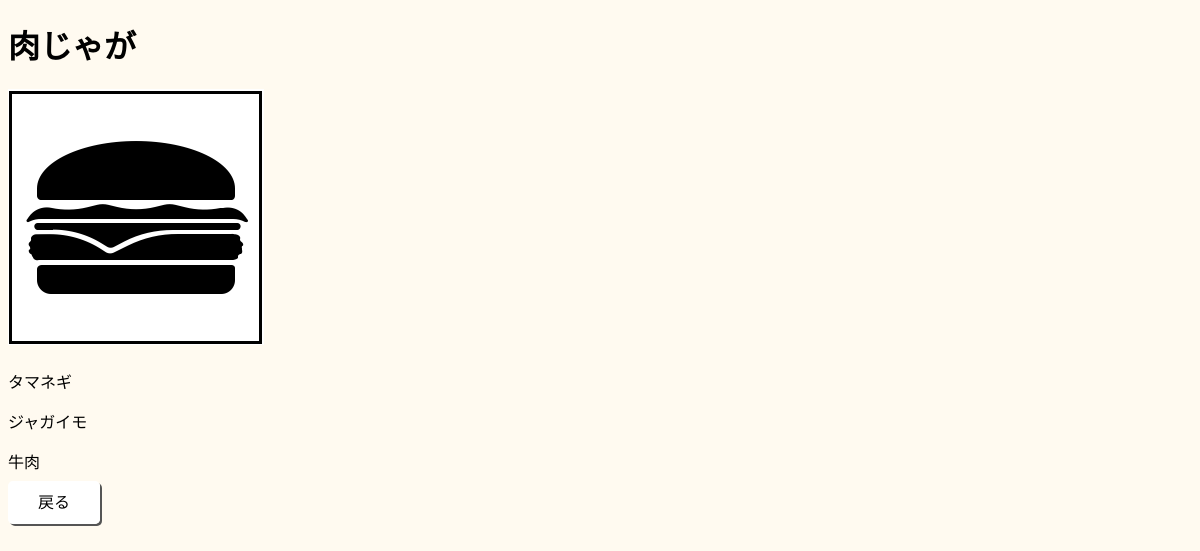
Page /detail/5/ on the committed database.
### cookpost/models.py (models this page shows, shortened)
class CookingName(models.Model):
  cooking_name = models.CharField(max_length=100)
  category = models.ForeignKey(CategoryChoices,on_delete=models.PROTECT)
  tags = models.ManyToManyField(Tag, blank=True)
  images = models.ImageField(upload_to='')
  count = models.IntegerField(null=True,blank=True,default=0)
  how = models.TextField(blank=True)

class Tag(models.Model):
    name = models.CharField(max_length=100)
    count = models.IntegerField(null=True,blank=True,default=0)
    category = models.CharField(max_length=100)
    images = models.ImageField(upload_to='')

### cookpost/views.py (the view)
# urls.py: path('detail/<int:pk>/',detailview,name='detail'),
def detailview(request,pk):
  object = CookingName.objects.get(pk=pk)
  return render(request,'detail.html',{'object':object})

### templates/detail.html (shortened to what this page needs)
{% extends 'base.html' %}
{% load static %}
{% block header %}
<link rel="stylesheet" type="text/css" href="{% static 'style.css' %}">
{% endblock header %}
{% block content %}
<div class="detail-body">
  <div class="detail-container">
    <div class="detail-title">
      <h1>{{ object.cooking_name }}</h1>
    </div>
    <div class="detail-image">
      <img class="detail-img" src="{{ object.images.url }}">
    </div>
    <div class="detail-tag">
      {% for item in object.tags.all  %}
      <p>{{ item.name }}</p>
      {% endfor %}
    </div>
    <div clas="detail-btn">
      <a class="btn return-btn" href="{% url 'list' %}">戻る</a>
    </div>
  </div>
</div>
{% endblock content %}

### static/style.css (style rules this page uses)
body { background-color: #FFFAF0; }
.btn { background-color: white; text-decoration: none; padding:13px 30px; color: black; border-radius: 5px; box-shadow:2px 2px #555; border: none; cursor: pointer; }
.detail-image { margin-bottom: 20px; }

### rows in the picture
CookingName: cooking_name "肉じゃが", images (picture)
Tag: name "タマネギ"
Tag: name "ジャガイモ"
Tag: name "牛肉"
